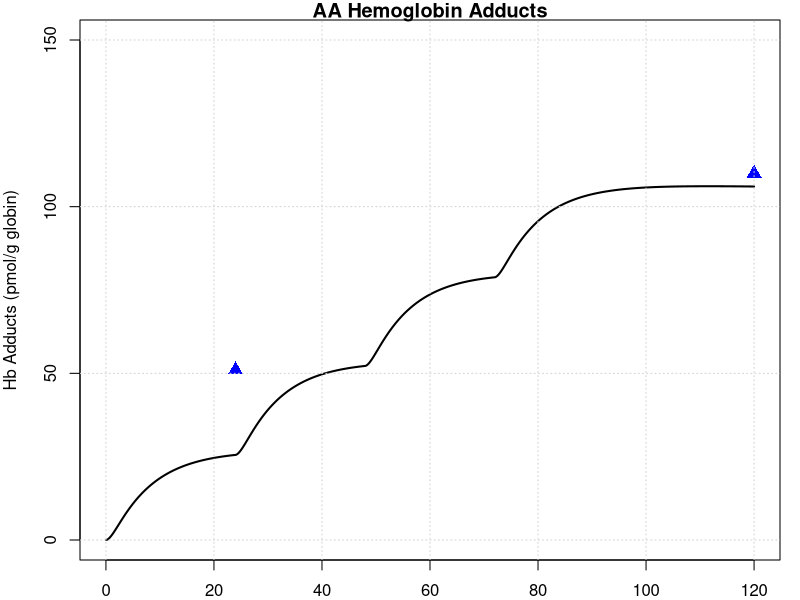

R code for this plot:
library(deSolve)
library(minpack.lm)
graphics.off()

# body weight in kg
BW = 70 
# fractions of BW
##https://journals.sagepub.com/doi/pdf/10.1177/ANIB_32_3-4
F_B = 0.079 
F_B_AB = 0.35 #fraction: arterial blood of blood volume

F_B_VB = 0.65 #fraction: venous blood of blood volume
F_Li = 0.026
F_Ki = 0.0044
F_T = 1-(F_B+F_Li+F_Ki)
# organ volumes in L
V_AB <- BW*F_B*F_B_AB 
V_VB <- BW*F_B*F_B_VB 

V_T <- BW*F_T
V_Ki <- BW*F_Ki
V_Li <- BW*F_Li

#mixed venous delay compartment volume
V_mix <- V_VB

# cardiac output in L/(kg*h)
##https://journals.sagepub.com/doi/pdf/10.1177/ANIB_32_3-4
QCC = 16        #12.5 # maybe 14 or 6.5 check?
Q_C = QCC*BW^0.75
#FQ_P = 2.5/100 Trine: We don't have a lung compartment in this model
FQ_Li = 0.255
FQ_Ki = 0.19 #total - there is also an aterial flow rate 
FQ_T = 1 -( FQ_Li + FQ_Ki) # +FQ_P) Trine: We don't have a lung compartment in this model
Q_Li <- Q_C*FQ_Li
Q_Ki <- Q_C*FQ_Ki
Q_T <- Q_C*FQ_T

MW_aa = 71   # mg/mmol
MW_ga = 87   # mg/mmol
MW_GSH = 307.32 # mg/mmol
k_0_GSH = 7   # from Sweeney paper.
MW_GSH = 307.32     # mg/mmol

# partition coefficient 
pAA_TB = .2        # Tissue::blood partition AA, Sweeney et al (2010) paper
pAA_KiB = 0.8      # Kidney::blood partition AA, Sweeney et al (2010) paper
pAA_LiB = 0.4      # liver::blood partition AA, Sweeney et al (2010) paper
# Maybe we said it earlier and these parameters are not sensitive to the model, but from which paper did you get the values of these partition coefs., 
# in the paper of Sweeney and of Li are different pAA_LiB = 0.4 and pAA_KiB = 0.8.

# reaction rate constants 
k_AAuptake = 1 #1/h

k_onAA_T = 0.028  #1/h     # we took it from Sweenney
k_onAA_B = 0.003 #0.036  #1/h # 0.036 h⁻¹ corresponds to tissue binding (KPBS1)in Sweeney, not blood
k_onAA_Li = 0.71 #1/h
k_onAA_Ki = 0.13 #1/h

# from 0.23 to 0.35
k_cl_GSH = 0.035   # 1/h   #  Reed et al. 2008 'A mathematical model of glutathione metabolism'
# doi:10.1186/1742-4682-5-8

# k_onAA_GSH = 0.55 # L/(mmol h)
# check, we do not use it any more.
k_exc_AAMA = 0.049  ## ##MK Furh et al. report on Elimination half-life of AAMA as ~17.4 h, then k_exc_AAMA=0.0398 h-1#
# 'Toxicokinetics of acrylamide in humans after ingestion of a defined dose in a test meal to improve risk assessment for acrylamide carcinogenicity'
# DOI: 10.1158/1055-9965.EPI-05-0647
# 0.049 #1/h or 0.13 # this will change the shape

# Maximum velocity for enzymatic reaction 
V_max_p450 = 0.5 * BW^0.7 #9 /MW_aa*BW^0.7  # mg/h  from Sweenney paper, checked!
# maximum rate of GA and AA conjugation with GSH (mg/(h BW^0.7))
Vmax_AA_GSH <- 22 * BW^0.7 #24*BW^0.7 # from the Sweeny  fitted   mg/h

# +++++++++++++++++++++++++++++++++++++++++++++++++++++++++++++++++
# PARAMETERS FOR GA
# +++++++++++++++++++++++++++++++++++++++++++++++++++++++++++++++++
# partition coefficient
pGA_TB = 1.35 # Have been calculated from the Doerge et al 2005 paper on TK in mice
pGA_LiB = 0.63 # Have been calculated from the Doerge et al 2005 paper on TK in mice
pGA_KiB = .3

#k_onGA_GSH = 0.8 #L/(mmol h)
k_onGA_T = 0.69        #1/h
k_onGA_B = 0.108       #1/h
k_onGA_Ki = k_onAA_T/2 #1/h
k_onGA_Li = 0.115      #1/h

k_exc_GAMA = 0.027   ##MK Furh et al. report on Elimination half-life of GAMA: ~25.1 hours, then k_exc_GAMA = 0.0276 h-1##  
# 0.077 #1/h  # or 0.027 # from sweeney # 
k_exc_GAOH = 0.077     # 1/h  # from sweeney
# (removed as no longer used) k_exc_GA <- .4         # 1/h Q_Ki*0.025

# Maximum velocity for enzymatic reaction 
V_max_EH = 20 *BW^0.7  
KM_p450 = 10.0
KM_EH = 100.0
# maximum rate of GA and AA conjugation with GSH (mg/(h BW^0.7))
Vmax_GA_GSH <- 20*BW^0.7 # from the Sweeny ( Vmax_GC2 )  fitted   mg/h

KMG1 = 100  # In Sweeney: KMG1 = 100 mg/L (human)  #50  #!Km with respect to AA for GSH conjugation mg/L (from Sweeny code) 
# Trine: This should be mg. Delete the term MW_aa
# Sweeney has this parameter for rats ans 100 mg/L why did you use this number and why divived by MW??

KMGG <- 0.1 * MW_GSH # In Sweeney: KMGG = 0.1 mM # .1/MW_GSH        # !KM with respect to GSH for AA or GA conjugation with GSH mmol/L. Trine: should be mg/L
####and that this is 307 mg/L #This comment is wrong ignore
KMG2 = 100  #!Km with respect to GA for GSH conjugation mM. Trine: This should be mg. Delete the term MW_aa
# The same comment as for KMG1

# from the code, not from paper
KPT_Li = 0.015    # !'protein turnover rate in liver'# this is confimred in the exp. values of Sweeney
KPT_Ki = 0.013    # !'protein turnover rate in kidney'# 1/h this is 0.012 in Sweeney, I guess its not much of difference
#KPTR   = 1        # !'protein turnover rate in rpt'# this is 0.012 in Li et.al
KPTS   = 0.0039   # !'protein turnover rate in spt'# and this they have it 0.0051 Sweeney and Li 0.0012 refering to Sweeney
KPTRB  = 0.00035  # (correct by Maria)    # !'protein turnover rate in rbc'# how did we get that?
KPTPL  = 0.012    # !'protein turnover rate in plasma'# Sweeney has 0.012 for this value

kpb_Li = 0.1    #!protein binding in liver
kpbk_ki = 0.08   #!protein binding in kidney
kpbr1 = 0.08  # !protein binding in rpt
kpbs1 = 0.08   #!protein binding in spt
kpbrb1 = 0.01 # !protein binding in rbc (hemoglobin binding)
kpbpl1 = 0.01   #!protein binding in plasma 
reactratio = 2.0  #!reactivity ratio with protein, AA/GA
kpb_Li_2 = kpb_Li/reactratio    #!protein binding in liver
kpbk2 = kpbk_ki/reactratio    #!protein binding in kidney
kpbr2 = kpbr1/reactratio    #!protein binding in rpt
kpbs2 = kpbs1/reactratio    #!protein binding in spt
kpbrb2 = kpbrb1/reactratio  #!protein binding in rbc (hemoglobin binding)
kpbpl2 = kpbpl1/reactratio  #!protein binding in plasma 

# +++++++++++++++++++++++++++++++++++++++++++++++++++++++++++++++++
# CORRECTED HB ADDUCT PARAMETERS
# +++++++++++++++++++++++++++++++++++++++++++++++++++++++++++++++++

# 2 Formation Constants (L/h)
K_FORM_AA_VAL =  7500  # !fmol AA-val/mg globin per mM AA-hr

K_FORM_GA_VAL <- 34000 # fmol GA-val/mg globin per mM GA-hr

# 3. Removal Constants (1/h)
# Adducts are removed with RBC turnover (Lifespan ~120 days)
# Should match KPTRB (Protein turnover in RBC)
#K_REM_AA_VAL <- KPTRB # 0.00035
K_REM_AA_VAL <- 0.000231 #AA-val adducts from RBC per hr
K_REM_GA_VAL <- 0.00231 #AA-val adducts from RBC per hr





# +++++++++++++++++++++++++++++++++++++++++++++++++++++++++++++++++
# create list of parameter
# +++++++++++++++++++++++++++++++++++++++++++++++++++++++++++++++++
params <- unlist(c(data.frame(pAA_TB, pAA_LiB, pAA_KiB,
                              pGA_TB, pGA_LiB, pGA_KiB,
                              k_onAA_T, k_onAA_B, k_onAA_Li,  k_onAA_Ki,
                              k_onGA_T, k_onGA_B, k_onGA_Li, k_onGA_Ki, 
                              k_exc_AAMA, k_exc_GAMA,
                              k_cl_GSH, V_max_p450, KM_p450, V_max_EH, KM_EH,
                              k_AAuptake)
))
yini <- c(m_AA_AB = 0.0, m_GA_AB = 0.0,      
          m_AA_VB = 0.0, m_GA_VB = 0.0,
          m_AA_mix = 0.0,   # AA amount in mixed venous delay compartment (mg)
          m_AA_Ki = 0.0, m_GA_Ki = 0.0, m_AA_dose = 0 ,
          m_AA_Li = 0.0, m_AAMA = 0.0, 
          m_GA_Li = 0.0, a_pb_GA_Li = 0.0,
          m_GAMA  = 0.0,       
          m_GSH_Li = k_0_GSH * V_Li * MW_GSH, 
          m_AA_T = 0.0, m_GA_T = 0.0,
          m_GAOH = 0.0, 
          a_pb_AA_Ki = 0,  a_pb_AA_Li = 0,
          a_pb_GA_Ki = 0, a_pb_AA_T = 0, 
          a_pb_GA_T = 0,
          a_pb_GA_B = 0,
          m_AA_Hb = 0.0,   # <-- AA-hemoglobin adduct (fmol adducts per mg globin)
          m_GA_Hb = 0.0    # <-- GA-hemoglobin adduct (fmol adducts per mg globin)
)
# ++++++++++++++++++++++++++++++++++++++++++++++++++++++++++++++++++
# PBPK model for Acrylamide (AA) with GA and mass-balance diagnostics
# ++++++++++++++++++++++++++++++++++++++++++++++++++++++++++++++++++
PBPKmodelAA <- function(t, state, parameter) {
  with(as.list(c(t, state, parameter)), {
    
    #----#---#  Model for AA  #---#---#
    # concentrations blood in the organs in mg/L
    c_AA_AB <- m_AA_AB / V_AB
    c_AA_VB <- m_AA_VB / V_VB
    c_AA_mix <- m_AA_mix / V_mix   # mixed compartment
    c_AA_T  <- m_AA_T  / V_T
    c_AA_Li <- m_AA_Li / V_Li   
    c_AA_Ki <- m_AA_Ki / V_Ki
    
    c_GSH_Li <- m_GSH_Li / V_Li
    
    # units checked -> mg/h
    dm_AA_dose <- - k_AAuptake * m_AA_dose
    
    # Blood
    # units checked -> mg/h
    # Arterial blood
    dm_AA_AB <- Q_C * (c_AA_VB - c_AA_AB) - k_onAA_B * c_AA_AB * V_AB
    
    # Mixed venous delay compartment: receives tissue outflows
    dm_AA_mix <- Q_T  * (c_AA_T  / pAA_TB) +
      Q_Li * (c_AA_Li / pAA_LiB) +
      Q_Ki * (c_AA_Ki / pAA_KiB) -
      Q_C  * c_AA_mix
    
    # Venous blood: receives flow from mixed compartment
    dm_AA_VB <- Q_C * (c_AA_mix - c_AA_VB) - k_onAA_B * c_AA_VB * V_VB
    
    # !terminal valine hemoglobin adducts
    # we define m_AA_Hb in unit as "fmol adducts per mg globin"
    dm_AA_Hb <- K_FORM_AA_VAL * (c_AA_VB / MW_aa) - K_REM_AA_VAL * m_AA_Hb
    
    
    
    
    # Kidney
    dm_AA_Ki <- Q_Ki * c_AA_AB - Q_Ki * (c_AA_Ki / pAA_KiB) - k_onAA_Ki * m_AA_Ki
    # protein turnover AA in Kidney
    da_pb_AA_Ki <- kpbk_ki * m_AA_Ki - a_pb_AA_Ki * KPT_Ki
    
    # liver metabolism (AA -> GA via P450 and AA -> AAMA via GSH conjugation)
    metAA_GSH  <- Vmax_AA_GSH * c_AA_Li * c_GSH_Li / ((KMG1 + c_AA_Li) * (KMGG + c_GSH_Li))
    metAA_P450 <- V_max_p450 * c_AA_Li / (KM_p450 + c_AA_Li)
    
    # Liver mass balance for AA
    dm_AA_Li <- Q_Li * (c_AA_AB - c_AA_Li / pAA_LiB) + k_AAuptake * m_AA_dose -
      k_onAA_Li * m_AA_Li - metAA_P450 - metAA_GSH
    # protein turnover AA in Liver
    da_pb_AA_Li <- kpb_Li * m_AA_Li - a_pb_AA_Li * KPT_Li
    
    # Tissue
    dm_AA_T <- Q_T * (c_AA_AB - c_AA_T / pAA_TB) - k_onAA_T * m_AA_T
    # protein turnover AA in Tissue
    da_pb_AA_T <- kpbs1 * m_AA_T - a_pb_AA_T * KPTS
    
    # Urine / metabolite AAMA (from AA via GSH conjugation)
    dm_AAMA <- metAA_GSH - m_AAMA * k_exc_AAMA
    
    
    ########################################################################################
    #-GA-#-GA-#  Model for GA  #-GA-#-GA-#    
    # concentrations blood in the organs in mg/L
    c_GA_AB <- m_GA_AB / V_AB
    c_GA_VB <- m_GA_VB / V_VB
    c_GA_T  <- m_GA_T  / V_T
    c_GA_Li <- m_GA_Li / V_Li
    c_GA_Ki <- m_GA_Ki / V_Ki
    
    # Blood
    dm_GA_AB <- Q_C * (c_GA_VB - c_GA_AB) - k_onGA_B * m_GA_AB
    dm_GA_VB <- Q_T * (c_GA_T / pGA_TB) + Q_Li * (c_GA_Li / pGA_LiB) + Q_Ki * (c_GA_Ki / pGA_KiB) -
      Q_C * c_GA_VB - k_onGA_B * m_GA_VB
    
    # overall turnover / bound pool in blood (diagnostic of binding turnover)
    da_pb_GA_B <- k_onGA_B * c_GA_AB - a_pb_GA_B * KPTRB + Q_C * (c_GA_VB - c_GA_AB)
    
    # hemoglobin
    dm_GA_Hb <- K_FORM_GA_VAL * c_GA_VB - K_REM_GA_VAL * m_GA_Hb
    
    
    # Kidney
    dm_GA_Ki <- Q_Ki * c_GA_AB - Q_Ki * (c_GA_Ki / pGA_KiB) - k_onGA_Ki * m_GA_Ki
    da_pb_GA_Ki <- kpbk_ki * m_GA_Ki - a_pb_GA_Ki * KPT_Ki
    
    # Liver metabolism for GA (and formation from AA via p450)
    metGA_GSH <- Vmax_GA_GSH * c_GSH_Li * c_GA_Li / ((c_GA_Li + KMG2) * (c_GSH_Li + KMGG))
    metGA_EH  <- V_max_EH  * c_GA_Li / (KM_EH + c_GA_Li)
    
    dm_GA_Li <- Q_Li * (c_GA_AB - c_GA_Li / pGA_LiB) - k_onGA_Li * m_GA_Li +
      metAA_P450 - metGA_GSH - metGA_EH
    # protein turnover GA in Liver
    da_pb_GA_Li <- kpb_Li_2 * m_GA_Li - a_pb_GA_Li * KPT_Li
    
    # GA metabolites (excretable)
    dm_GAMA  <- metGA_GSH - m_GAMA * k_exc_GAMA
    dm_GAOH  <- metGA_EH  - m_GAOH * k_exc_GAOH
    
    # Tissue
    dm_GA_T <- Q_T * (c_GA_AB - c_GA_T / pGA_TB) - k_onGA_T * m_GA_T
    da_pb_GA_T <- kpbs2 * m_GA_T - a_pb_GA_T * KPTS
    
    # GSH pool in liver (consumed by both AA and GA conjugation) # correction of the eqs.
    # earlier eq. 'production − clearance − consumption' 
    #This eq. 'GSH self-corrects to baseline, matches physiology, from Sweeney
    dm_GSH_Li <- k_cl_GSH * (k_0_GSH * V_Li * MW_GSH - m_GSH_Li) - metAA_GSH - metGA_GSH
    
    
    
    
    # -------------------------------------------------------------------------
    # Mass-balance diagnostics (do not change dynamics; returned as named outputs)
    # Total mass pools (AA, GA, and combined AA+GA + metabolites)
    total_AA_mass <- m_AA_AB + m_AA_VB + m_AA_T + m_AA_Li + m_AA_Ki + m_AAMA
    total_GA_mass <- m_GA_AB + m_GA_VB + m_GA_T + m_GA_Li + m_GA_Ki + m_GAMA + m_GAOH
    
    # Rate of change of total AA (sum of AA derivatives)
    dm_total_AA <- dm_AA_dose + dm_AA_AB + dm_AA_VB + dm_AA_T + dm_AA_Li + dm_AA_Ki + dm_AAMA
    # Rate of change of total GA (sum of GA derivatives)
    dm_total_GA <- dm_GA_AB + dm_GA_VB + dm_GA_T + dm_GA_Li + dm_GA_Ki + dm_GAMA + dm_GAOH
    
    # Combined pool derivative (AA + GA + excretable metabolites)
    combined_deriv <- dm_total_AA + dm_total_GA
    
    # Total excretion (rate at which mass leaves the modeled system)
    total_excretion_rate <- m_AAMA * k_exc_AAMA + m_GAMA * k_exc_GAMA + m_GAOH * k_exc_GAOH
    
    # For perfect mass conservation: combined_deriv + total_excretion_rate should be ~ 0
    # (because conversions AA->GA are internal transfers; only excretion removes mass)
    mass_balance_residual <- combined_deriv + total_excretion_rate
    
    # Flow/volume diagnostics
    flow_residual <- Q_C - (Q_T + Q_Li + Q_Ki)   # if non-zero, flows don't sum to cardiac output
    volume_sum    <- V_AB + V_VB + V_T + V_Li + V_Ki  # check if sum matches expected total blood/tissue volume
    
    # -------------------------------------------------------------------------
    # Return: first element must be vector of derivatives (in the same order as `state`)
    derivs <- c(
      dm_AA_AB,    dm_GA_AB,   
      dm_AA_VB,    dm_GA_VB,
      dm_AA_mix,
      dm_AA_Ki,    dm_GA_Ki,   dm_AA_dose,
      dm_AA_Li,    dm_AAMA,
      dm_GA_Li,    da_pb_GA_Li, dm_GAMA,
      dm_GSH_Li,   dm_AA_T,     dm_GA_T,
      dm_GAOH,
      da_pb_AA_Ki, da_pb_AA_Li,
      da_pb_GA_Ki, da_pb_AA_T, 
      da_pb_GA_T,
      da_pb_GA_B,
      dm_AA_Hb ,   # <-- AA-hemoglobin adduct
      dm_GA_Hb     # <-- GA-hemoglobin adduct
    )
    
    # Named diagnostics returned as additional items (deSolve will include them in output)
    return(list(
      derivs,
      total_AA_mass = total_AA_mass,
      total_GA_mass = total_GA_mass,
      combined_total_mass = total_AA_mass + total_GA_mass,
      dm_total_AA = dm_total_AA,
      dm_total_GA = dm_total_GA,
      combined_deriv = combined_deriv,
      total_excretion_rate = total_excretion_rate,
      mass_balance_residual = mass_balance_residual,
      flow_residual = flow_residual,
      volume_sum = volume_sum
    ))
  })
}
PBPKmodelAA <- compiler::cmpfun(PBPKmodelAA)

# ++++++++++++++++++++++++++++++++++++++++++++++++++++++++++++++++++
# manual readout from Vikstrom 2011 InVitroAcrylamide
# ++++++++++++++++++++++++++++++++++++++++++++++++++++++++++++++++++

n_days = 5  # simulate for 5 days
times <- seq(from = 0, to = n_days * 24   , by = 0.1)
diet <- data.frame(var = "m_AA_dose", method = "add",   #  24* c(0:(n_days/2))
                   time = c(0, 24, 48, 72 ),  value = 11 *BW /1000 ) #  0.5 *BW /1000   # dose of 0.05 microg/kg bw
out <- ode(y = yini, times = times, func = PBPKmodelAA, parms = params, events = list(data = diet))


par(mfrow=c(1,1),mar=c(2,4,1,1))
# plot for hemoglobin adducts AA 
plot(out[,'time'], 
     out[,'m_AA_Hb'], # * conv_factor_AA ,  # 6.53×10^6
     type = 'l', lwd=2,  xlab = 'Time (hours)',    ylab = 'Hb Adducts (pmol/g globin)', 
     main = 'AA Hemoglobin Adducts',    ylim = c(0, 150)) # Adjusted ylim to typical range (0-150)
# Add reference points (ensure these values are also in pmol/g globin)
points(c(24, 120), c(51, 110), col="blue", cex = 1.5, pch = 17) ; grid()
